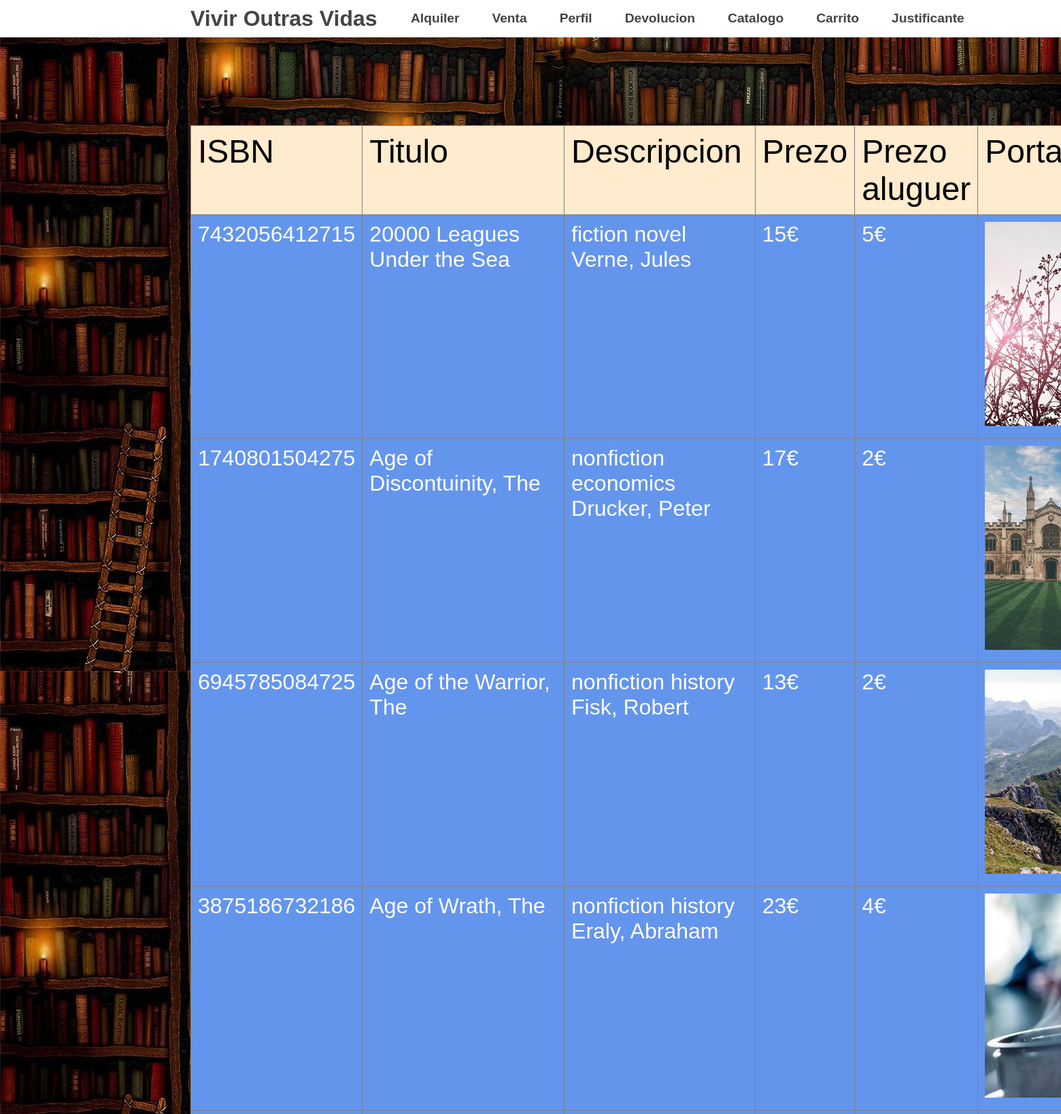
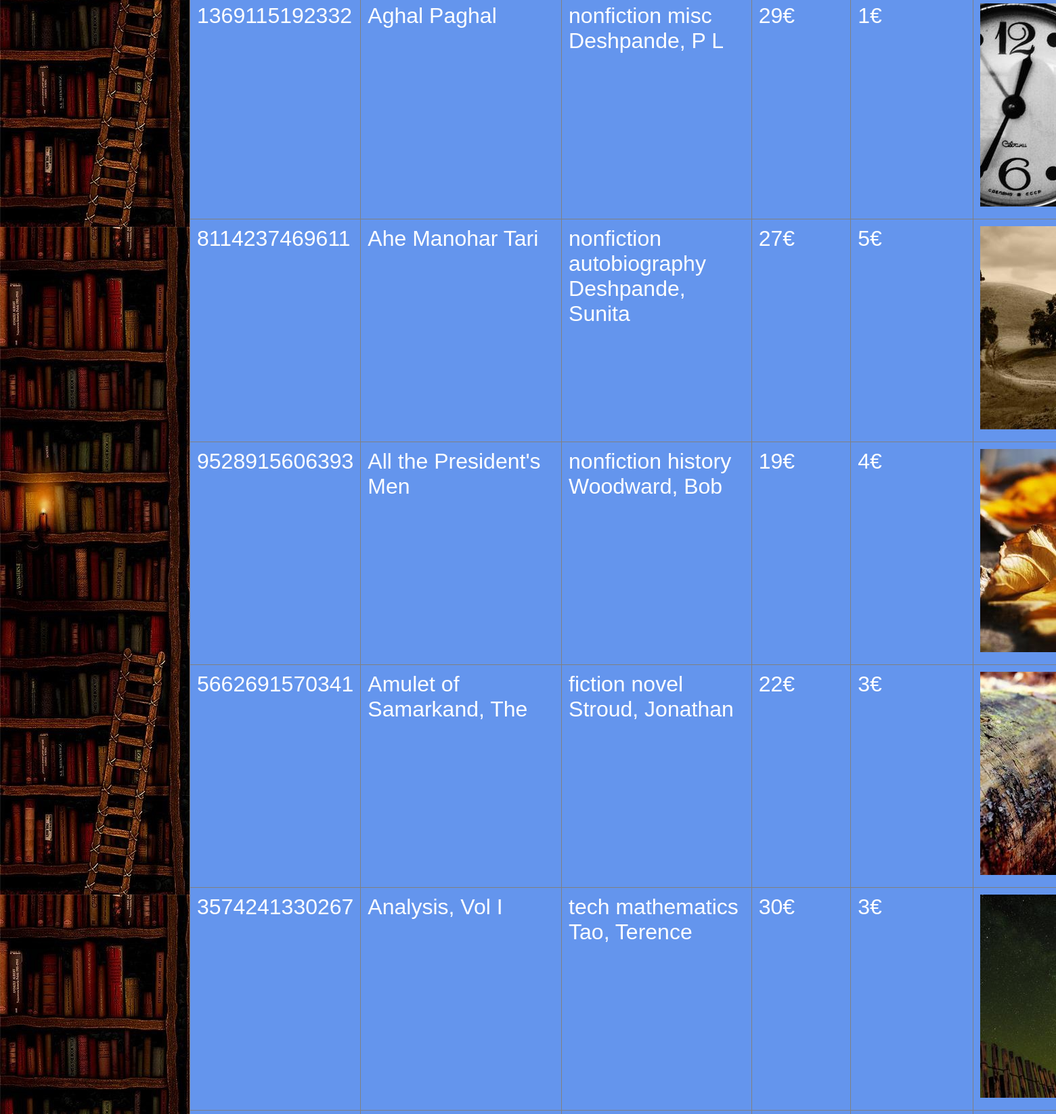
/IAWM-PROYECTO/sitio/panel_usuario.php (signed in, upper part), run on the app's committed database (2 pictures, top to bottom).
### tables this page shows
CREATE TABLE `libro_aluguer` (
  `ISBN` varchar(18) PRIMARY KEY,
  `titulo` varchar(60),
  `cantidade` int,
  `descripcion` varchar(100),
  `editorial` varchar(24),
  `prezo` int,
  `prezo_aluguer` int,
  `foto` varchar(1000)
);

### IAWM-PROYECTO/sitio/panel_usuario.php (the view, shortened to what this page needs)
<!DOCTYPE html>
<html lang="en">
<head>
    <link rel="stylesheet" type="text/css" href="./css/flexnav.css">
    <link rel="stylesheet" type="text/css" href="./css/demo.css">
    <link rel="stylesheet" href="css/login.css">
</head>
            <?php
include 'php/flexnav.php';
include 'php/mysqlcon.php';
$sql = "SELECT * FROM libro_aluguer ORDER BY titulo";
$result = mysqli_query($conn, $sql);
echo "<br>";
echo
    "<table class='catalogo' border='1' style='margin-top: 15%;'>",
    "<thead>
    <td>ISBN</td>
    <td>Titulo</td>
    <td>Descripcion</td>
    <td>Prezo</td>
    <td>Prezo aluguer</td>
    <td>Portada</td>
    <td>Cantidade</td>
    </thead>";
while ($row = mysqli_fetch_assoc($result)) {
    echo "<tr>";
    echo "<td>", $row['ISBN'], "</td>";
    echo "<td>", $row['titulo'], "</td>";
    echo "<td>", $row['descripcion'], "</td>";
    echo "<td>", $row['prezo'], "€", "</td>";
    echo "<td>", $row['prezo_aluguer'], "€", "</td>";
    echo "<td>", "<img src=", $row['foto'], ">", "</td>";
}
echo "</tr>";
echo "</table>";
?>
        </article>
    </div>
</body>
</html>

### IAWM-PROYECTO/sitio/css/flexnav.css (style rules this page uses)
body, p, h1, h2, h3, h4, ul, li { margin: 0; padding: 0; }
body { max-height: 100vh; }

### IAWM-PROYECTO/sitio/css/demo.css (style rules this page uses)
html { font-family: Arial, Helvetica, sans-serif; }

### IAWM-PROYECTO/sitio/css/login.css (style rules this page uses)
.formulario, table, tr, td { padding: 10px; border-collapse: collapse; }
td { background-color: cornflowerblue; color: white; }
body { background-image: url(/img/background.jpg); }
.catalogo thead tr td { color: black; background-color: blanchedalmond; font-size: 3em !important; }
.catalogo tr td { vertical-align: top; font-size: 2em; }

### data on the page
libro_aluguer: ISBN "7432056412715", titulo "20000 Leagues Under the Sea", descripcion "fiction novel Verne, Jules", prezo "15", prezo_aluguer "5", foto (picture)
libro_aluguer: ISBN "1740801504275", titulo "Age of Discontuinity, The", descripcion "nonfiction economics Drucker, Peter", prezo "17", prezo_aluguer "2", foto (picture)
libro_aluguer: ISBN "6945785084725", titulo "Age of the Warrior, The", descripcion "nonfiction history Fisk, Robert", prezo "13", prezo_aluguer "2", foto (picture)
libro_aluguer: ISBN "3875186732186", titulo "Age of Wrath, The", descripcion "nonfiction history Eraly, Abraham", prezo "23", prezo_aluguer "4", foto (picture)
libro_aluguer: ISBN "1369115192332", titulo "Aghal Paghal", descripcion "nonfiction misc Deshpande, P L", prezo "29", prezo_aluguer "1", foto (picture)
libro_aluguer: ISBN "8114237469611", titulo "Ahe Manohar Tari", descripcion "nonfiction autobiography Deshpande, Sunita", prezo "27", prezo_aluguer "5", foto (picture)
libro_aluguer: ISBN "9528915606393", titulo "All the President's Men", descripcion "nonfiction history Woodward, Bob", prezo "19", prezo_aluguer "4", foto (picture)
libro_aluguer: ISBN "5662691570341", titulo "Amulet of Samarkand, The", descripcion "fiction novel Stroud, Jonathan", prezo "22", prezo_aluguer "3", foto (picture)
libro_aluguer: ISBN "3574241330267", titulo "Analysis, Vol I", descripcion "tech mathematics Tao, Terence", prezo "30", prezo_aluguer "3", foto (picture)
